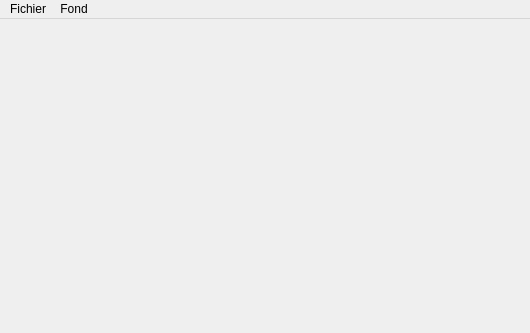
<?xml version="1.0" encoding="UTF-8"?>
<ui version="4.0">
 <class>MainWindow</class>
 <widget class="QMainWindow" name="MainWindow">
  <property name="geometry">
   <rect>
    <x>0</x>
    <y>0</y>
    <width>530</width>
    <height>333</height>
   </rect>
  </property>
  <property name="sizePolicy">
   <sizepolicy hsizetype="Preferred" vsizetype="Preferred">
    <horstretch>0</horstretch>
    <verstretch>0</verstretch>
   </sizepolicy>
  </property>
  <property name="windowTitle">
   <string>Taquin </string>
  </property>
  <property name="windowIcon">
   <iconset>
    <normaloff>../build-projet_diga-Desktop-Debug/puzzle.png</normaloff>../build-projet_diga-Desktop-Debug/puzzle.png</iconset>
  </property>
  <property name="locale">
   <locale language="French" country="France"/>
  </property>
  <property name="iconSize">
   <size>
    <width>60</width>
    <height>60</height>
   </size>
  </property>
  <widget class="QWidget" name="centralwidget"/>
  <widget class="QMenuBar" name="menubar">
   <property name="geometry">
    <rect>
     <x>0</x>
     <y>0</y>
     <width>530</width>
     <height>20</height>
    </rect>
   </property>
   <widget class="QMenu" name="menuFicher">
    <property name="title">
     <string>Fichier</string>
    </property>
    <addaction name="_nouvpartie"/>
    <addaction name="_chargpart"/>
    <addaction name="_sauvpart"/>
    <addaction name="separator"/>
    <addaction name="_quitpart"/>
   </widget>
   <widget class="QMenu" name="menuFond">
    <property name="title">
     <string>Fond</string>
    </property>
    <addaction name="_imgor"/>
    <addaction name="_imgfo"/>
    <addaction name="_imgarb"/>
    <addaction name="_imgre"/>
   </widget>
   <widget class="QMenu" name="menuaide">
    <property name="font">
     <font>
      <weight>50</weight>
      <bold>false</bold>
     </font>
    </property>
    <property name="title">
     <string/>
    </property>
    <addaction name="action_A_propos_de_QT"/>
    <addaction name="action_A_Propos_de_Taquin"/>
   </widget>
   <addaction name="menuFicher"/>
   <addaction name="menuFond"/>
   <addaction name="menuaide"/>
  </widget>
  <action name="_nouvpartie">
   <property name="text">
    <string>Nouvelle partie</string>
   </property>
  </action>
  <action name="_chargpart">
   <property name="text">
    <string>Charger</string>
   </property>
  </action>
  <action name="_quitpart">
   <property name="text">
    <string>Quitter</string>
   </property>
  </action>
  <action name="_sauvpart">
   <property name="text">
    <string>Sauvegarder</string>
   </property>
  </action>
  <action name="_imgor">
   <property name="text">
    <string>Orginal</string>
   </property>
  </action>
  <action name="_imgfo">
   <property name="text">
    <string>Foret</string>
   </property>
  </action>
  <action name="_imgarb">
   <property name="text">
    <string>Arbre</string>
   </property>
  </action>
  <action name="_imgre">
   <property name="text">
    <string>Réseau</string>
   </property>
  </action>
  <action name="action_A_propos_de_QT">
   <property name="text">
    <string>A propos de Qt</string>
   </property>
   <property name="toolTip">
    <string>A propos de Qt</string>
   </property>
  </action>
  <action name="action_A_Propos_de_Taquin">
   <property name="text">
    <string>A propos de Taquin</string>
   </property>
   <property name="toolTip">
    <string>A propos de Taquin</string>
   </property>
  </action>
 </widget>
 <resources/>
 <connections/>
</ui>
